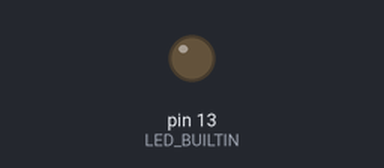
This sketch was run on a simulated Arduino Uno, built with avr-gcc and run on an emulated ATmega328P. On the bench: output pins drawn as LEDs (lit = HIGH).

Above: at 0.1 s.
At 32.1 s:
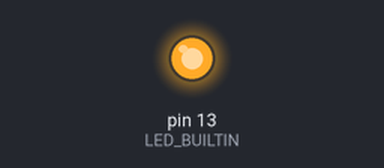
Timing chart, 0 to 38.6 s (numbered marks = the images above):
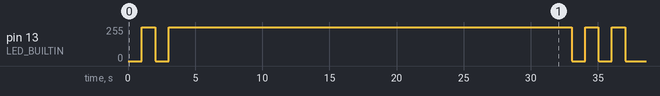

The sketch:

Hale_RC.ino
```cpp
#include <RCSwitch.h>

// Used for IR remote control of outlet
#include <RCSwitch.h>

// Parameters specific to RC outlets
#define SERIAL_COMMUNICATION_BAUD_RATE 9600
#define IR_PROTOCOL 1
#define IR_TRANSMITTER_PIN_NUMBER 5
#define IR_PULSE_LENGTH 180
#define CODE_TYPE 24

// 1 byte communication protocol
#define OUTLET_ID_BITS 0b00000110
#define OUTLET_STATE_BIT 0b00000001
#define VALID_COMMAND_SIGNATURE_BITS 0b11111000
#define VALID_COMMAND_SIGNATURE 0b10101000

// ASCII Cheat Sheet:
// ¨ - 168 - Turn outlet 0 off
// © - 169 - Turn outlet 0 on
// ª - 170 - Turn outlet 1 off
// « - 171 - Turn outlet 1 on
// ¬ - 172 - Turn outlet 2 off
// N/A - 173 - Turn outlet 2 on

typedef struct
{
  int offCommand;
  int onCommand;
} outletCommandCodeSet_t;

static const outletCommandCodeSet_t OUTLET_COMMAND_CODES[] =
{
  {.offCommand = 5574972, .onCommand = 5574963}, // outlet 0
  {.offCommand = 5575116, .onCommand = 5575107}, // outlet 1
  {.offCommand = 5575436, .onCommand = 5575427}, // outlet 2
};

// Used for IR remote control of outlet
RCSwitch g_outletSwitch = RCSwitch();
bool g_debugLedOn = false;

void setup(void)
{
  // Start serial communication so we can accept commands
  Serial.begin(SERIAL_COMMUNICATION_BAUD_RATE);

  // Set up IR transmitter
  g_outletSwitch.enableTransmit(IR_TRANSMITTER_PIN_NUMBER);
  g_outletSwitch.setProtocol(IR_PROTOCOL);
  g_outletSwitch.setPulseLength(IR_PULSE_LENGTH);

  // initialize digital pin LED_BUILTIN as an output.
  pinMode(LED_BUILTIN, OUTPUT);
}

void toggleDebugLed(void)
{
  if (g_debugLedOn)
  {
    digitalWrite(LED_BUILTIN, LOW);    // turn the LED off by making the voltage LOW
    g_debugLedOn = false;
  }
  else
  {
    digitalWrite(LED_BUILTIN, HIGH);   // turn the LED on (HIGH is the voltage level)
    g_debugLedOn = true;
  }
}

void loop(void)
{
  if (millis() % 1000 == 0)
  {
    toggleDebugLed();
  }

  if (Serial.available() > 0)
  {
    uint8_t command = Serial.read();
    uint8_t commandSignature = (command & VALID_COMMAND_SIGNATURE_BITS);
    uint8_t outletID = (command & OUTLET_ID_BITS) >> 1;
    uint8_t onRequested =  (command & OUTLET_STATE_BIT);

    if ((commandSignature == VALID_COMMAND_SIGNATURE) &&
        (outletID < sizeof(OUTLET_COMMAND_CODES)/sizeof(OUTLET_COMMAND_CODES[0])))
    {
      if (onRequested)
      {
        g_outletSwitch.send(OUTLET_COMMAND_CODES[outletID].onCommand, CODE_TYPE);
      }
      else
      {
        g_outletSwitch.send(OUTLET_COMMAND_CODES[outletID].offCommand, CODE_TYPE);
      }
    }
  }
}
```
